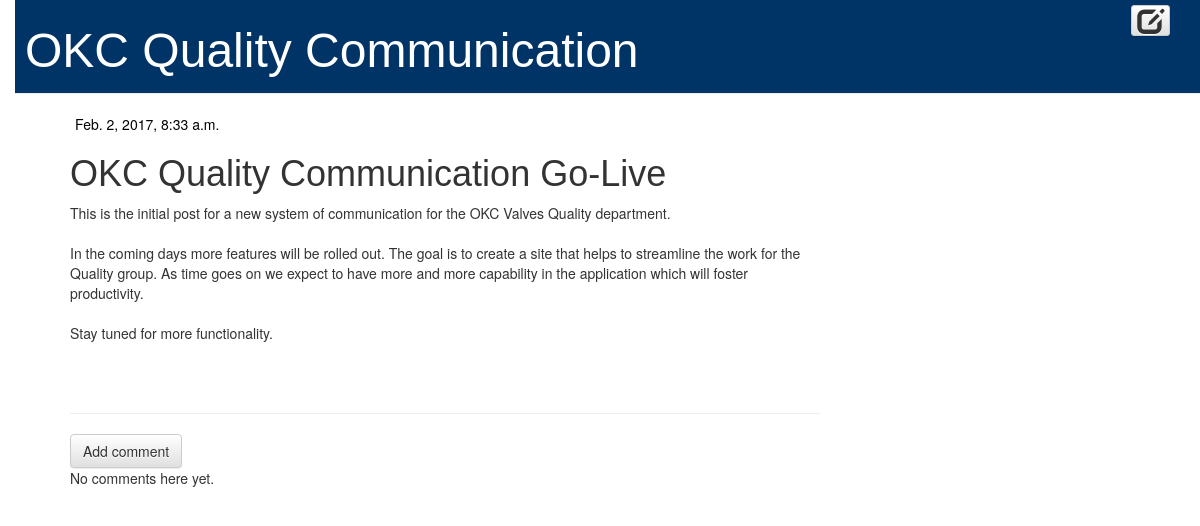
Before: /post/1/ with the older database file.
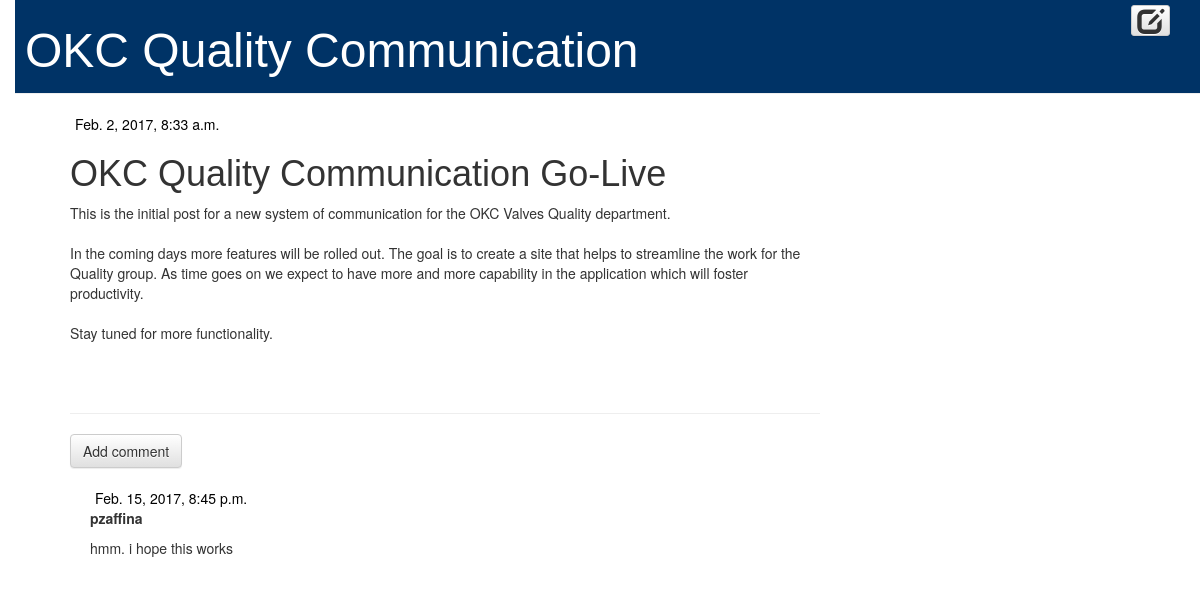
After: the same page with the newer database file.
### blog/models.py (models this page shows, shortened)
class Post(models.Model):
    author = models.ForeignKey('auth.User')
    title = models.CharField(max_length=200)
    text = models.TextField()
    created_date = models.DateTimeField(default=timezone.now)
    published_date = models.DateTimeField(blank=True, null=True)

class Comment(models.Model):
    post = models.ForeignKey('blog.Post', related_name='comments')
    author = models.CharField(max_length=200)
    text = models.TextField()
    created_date = models.DateTimeField(default=timezone.now)
    approved_comment = models.BooleanField(default=False)

### blog/views.py (the view)
# urls.py: url(r'^post/(?P<pk>\d+)/$', views.post_detail, name='post_detail'),
def post_detail(request, pk):
    post = get_object_or_404(Post, pk=pk)
    return render(request, 'blog/post_detail.html', {'post': post})

### blog/templates/blog/post_detail.html (shortened to what this page needs)
{% extends 'blog/base.html' %}
{% block content %}
    <div class="post">
        {% if post.published_date %}
            <div class="date">
                {{ post.published_date }}
            </div>
        {% else %}
            <a class="btn btn-default" href="{% url 'post_publish' pk=post.pk %}">Publish</a>
        {% endif %}
        <h1>{{ post.title }}</h1>
        <p>{{ post.text|linebreaksbr }}</p>
    </div>
    <hr>
    <a class="btn btn-default" href="{% url 'add_comment_to_post' pk=post.pk %}">Add comment</a>
    {% for comment in post.comments.all %}
        {% if user.is_authenticated or comment.approved_comment %}
        <div class="comment">
            <div class="date">
                {{ comment.created_date }}
            </div>
            <strong>{{ comment.author }}</strong>
            <p>{{ comment.text|linebreaks }}</p>
        </div>
        {% endif %}
    {% empty %}
        <p>No comments here yet.</p>
    {% endfor %}
{% endblock %}

### blog/templates/blog/base.html (shortened to what this page needs)
{% load staticfiles %}
<html>
    <head>
        <link rel="stylesheet" href="//maxcdn.bootstrapcdn.com/bootstrap/3.2.0/css/bootstrap.min.css">
        <link rel="stylesheet" href="//maxcdn.bootstrapcdn.com/bootstrap/3.2.0/css/bootstrap-theme.min.css">
        <link rel="stylesheet" href="{% static 'css/blog.css' %}">
    </head>
    <body>
        <div class="page-header">
            {% if user.is_authenticated %}
                <a class="top-menu btn btn-xs btn-default" href="{% url 'post_new' %}"><span class="glyphicon glyphicon-plus"></span></a>
                <a class="top-menu btn btn-xs btn-default" href="{% url 'post_draft_list' %}" ><span class="glyphicon glyphicon-edit"></span></a>
                <p class="top-menu greeting">Hello {{ user.username }} <small>(<a href="{% url 'logout' %}">Log out</a>)</small></p>
            {% else %}
                <a class="top-menu btn btn-xs btn-default" href="{% url 'login' %}" ><span class="glyphicon glyphicon-edit"></span></a>
            {% endif %}
            <h1><a href="/">OKC Quality Communication</a></h1>
        </div>
        <div class="content container">
            <div class="row">
                <div class="col-md-8">
                    {% block content %}
                    {% endblock %}
                </div>
            </div>
        </div>
    </body>
</html>

### default/static/css0/blog.css (style rules this page uses)
h1 a { color: #000000; font-family: sans-serif; }
body { padding-left: 15px; }
.page-header { background-color: #003366; margin-top: 0; padding: 5px 10px 5px 10px; }
.page-header h1, .page-header h1 a, .page-header h1 a:visited, .page-header h1 a:active { color: #ffffff; font-size: 36pt; text-decoration: none; }
.content { margin-left: 40px; }
h1, h2, h3, h4 { font-family: sans-serif; }
.date { color: #000000; padding: 0px 0px 0px 5px; }
.top-menu, .top-menu:hover, .top-menu:visited { color: #333; float: right; font-size: 20pt; margin-right: 20px; }
.post { margin-bottom: 70px; }
.comment { margin: 20px 0px 20px 20px; }

Changed rows visible on the page:
added Comment: created_date "Feb. 15, 2017, 8:45 p.m.", author "pzaffina", text "hmm. i hope this works"
Other visible differences:
text no longer shown: "No comments here yet."
